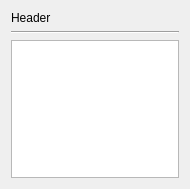
<?xml version="1.0" encoding="UTF-8"?>
<ui version="4.0">
 <class>NotifyWidget</class>
 <widget class="QWidget" name="NotifyWidget">
  <property name="geometry">
   <rect>
    <x>0</x>
    <y>0</y>
    <width>190</width>
    <height>189</height>
   </rect>
  </property>
  <property name="windowTitle">
   <string>Form</string>
  </property>
  <layout class="QVBoxLayout" name="verticalLayout">
   <item>
    <widget class="QLabel" name="headerLb">
     <property name="text">
      <string>Header</string>
     </property>
     <property name="scaledContents">
      <bool>true</bool>
     </property>
     <property name="wordWrap">
      <bool>true</bool>
     </property>
     <property name="openExternalLinks">
      <bool>false</bool>
     </property>
     <property name="textInteractionFlags">
      <set>Qt::LinksAccessibleByMouse|Qt::TextSelectableByKeyboard|Qt::TextSelectableByMouse</set>
     </property>
    </widget>
   </item>
   <item>
    <widget class="Line" name="line">
     <property name="orientation">
      <enum>Qt::Horizontal</enum>
     </property>
    </widget>
   </item>
   <item>
    <widget class="QTextBrowser" name="textBrowser">
     <property name="autoFormatting">
      <set>QTextEdit::AutoAll</set>
     </property>
     <property name="documentTitle">
      <string/>
     </property>
     <property name="undoRedoEnabled">
      <bool>false</bool>
     </property>
    </widget>
   </item>
  </layout>
 </widget>
 <resources/>
 <connections/>
</ui>
